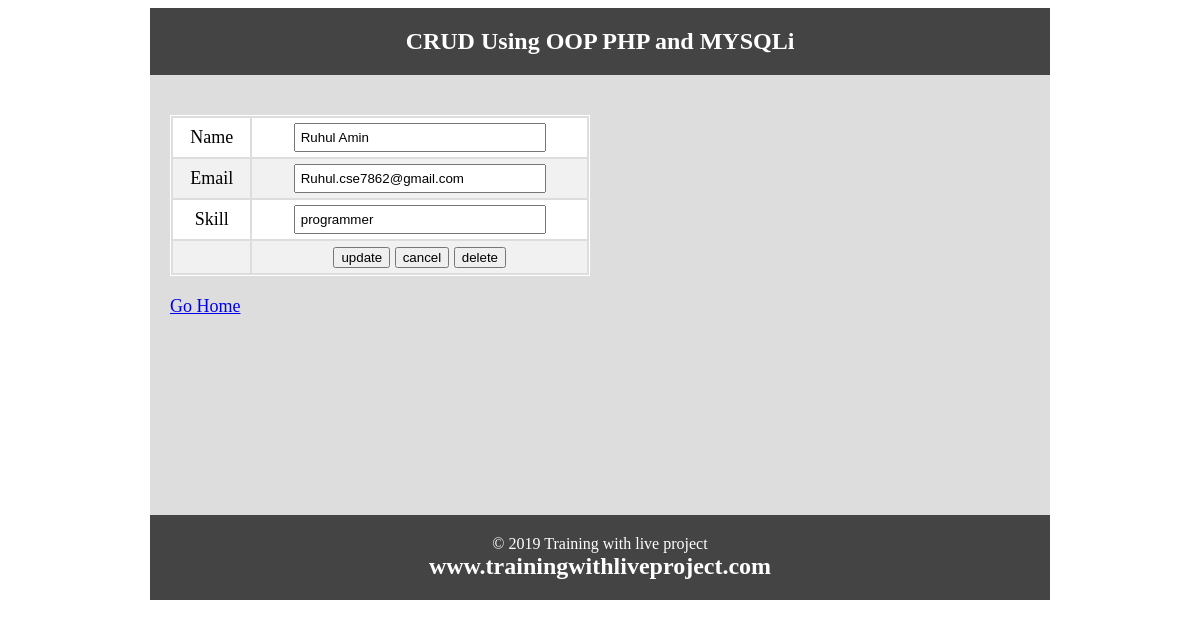
Page /update.php?id=1 on the committed database.
### tables this page shows
CREATE TABLE `tbl_user` (
  `id` int(11) NOT NULL,
  `name` varchar(50) NOT NULL,
  `email` varchar(255) NOT NULL,
  `skill` text NOT NULL
);

### database.php (called while the page is built, shortened)
<?php
class database{
	public $host  =DB_HOST;
	public $user  =DB_USER;
	public $pass  =DB_PASS;
	public $dbname=DB_NAME;
	public $link;
	private function connectdb(){
		$this->link=new mysqli($this->host,$this->user,$this->pass,$this->dbname);
	}
	public function select($query){
		$result=$this->link->query($query) or die ($this->link->erro.__LINE__);
		if($result->num_rows>0){
			return $result;
		}
		else{
			return false;
		}
	}
}
?>

### update.php (the view, shortened to what this page needs)
<?php
  include 'inc/header.php';
  include 'database.php';
 ?>
<?php
  $id=$_GET['id'];
  $db=new database();
  $query="SELECT *FROM tbl_user WHERE id=$id";
  $getdata=$db->select($query)->fetch_assoc();
?>
<form action="update.php?id=<?php echo $id?>" method="post">
<table class="tblone">
  <tr>
    <td>Name</td>
    <td><input type="text" name="name" value="<?php echo $getdata['name']?>"/></td>
  </tr>
  <tr>
    <td>Email</td>
    <td><input type="text" name="email" value="<?php echo $getdata['email']?>"/></td>
  </tr>
  <tr>
    <td>Skill</td>
    <td><input type="text" name="skill" value="<?php echo $getdata['skill']?>"/></td>
  </tr>
  <tr>
    <td></td>
    <td>
      <input type="submit" name="submit" value="update">
      <input type="reset" value="cancel">
      <input type="submit" name="delete" value="delete">
    </td>
  </tr>
</table>
</form>
<a href="index.php">Go Home</a>
<?php include 'inc/footer.php';?>

### rows in the picture
tbl_user: name "Ruhul Amin", email "Ruhul.cse7862@gmail.com", skill "programmer"
